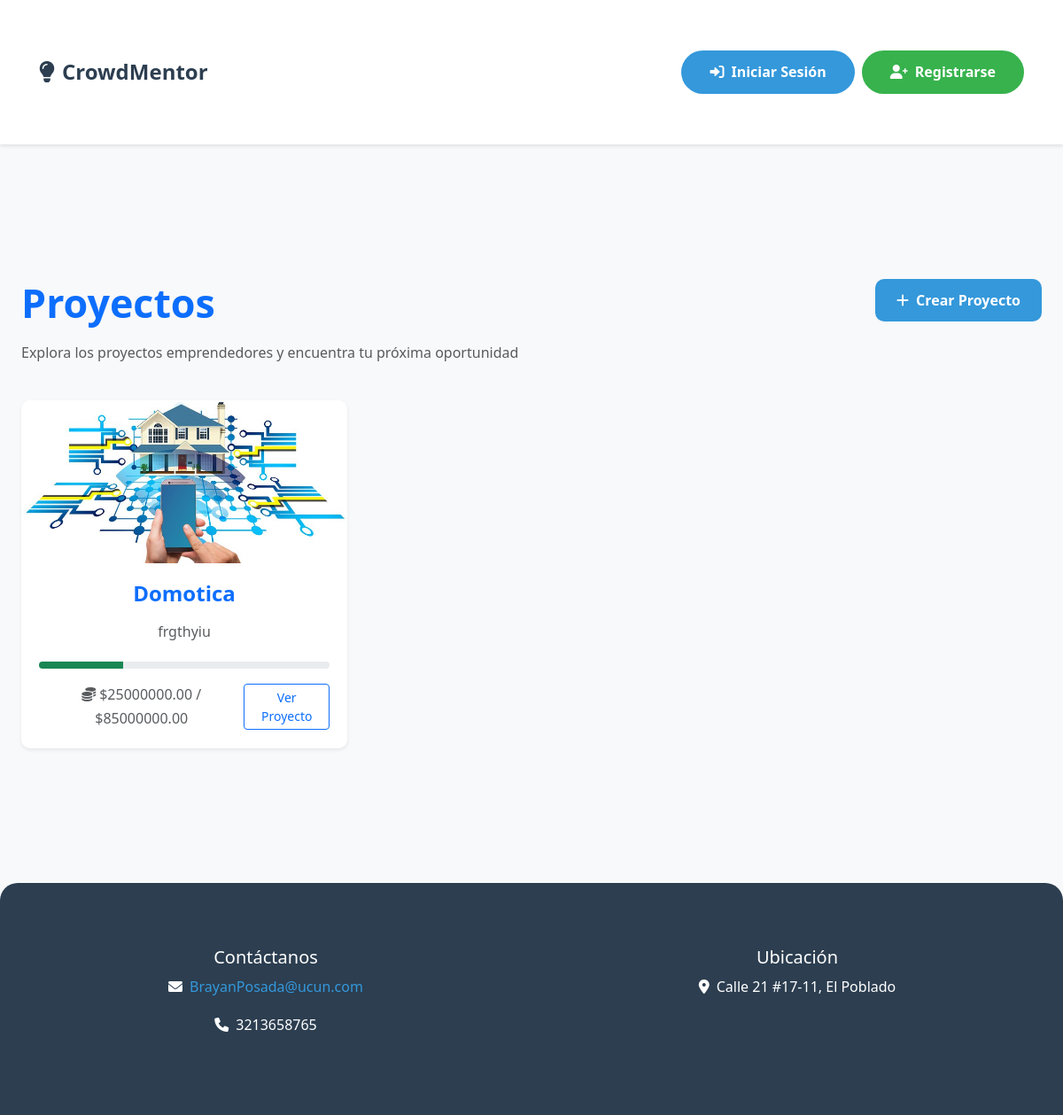
/projects/, run on the app's committed database.
### core/models.py (models this page shows, shortened)
class Project(models.Model):
    title = models.CharField(max_length=200)
    description = models.TextField()
    owner = models.ForeignKey(User, on_delete=models.CASCADE, related_name='projects')
    funding_goal = models.DecimalField(max_digits=10, decimal_places=2)
    amount_raised = models.DecimalField(max_digits=10, decimal_places=2, default=0)
    created_at = models.DateTimeField(default=timezone.now)
    image = models.ImageField(upload_to='projects/', blank=True, null=True)
    is_active = models.BooleanField(default=True)

### core/views.py (the view)
# urls.py: path('projects/', views.project_list, name='project_list'),
def project_list(request):
    projects = Project.objects.filter(is_active=True)
    return render(request, 'project_list.html', {'projects': projects})

### core/templates/project_list.html (shortened to what this page needs)
{% extends 'base.html' %}
{% load static %}
{% block content %}
<div class="container py-5">
    <div class="row mb-4">
        <div class="col-md-8">
            <h1 class="text-primary mb-3">Proyectos</h1>
            <p class="text-muted">Explora los proyectos emprendedores y encuentra tu próxima oportunidad</p>
        </div>
        <div class="col-md-4 text-end">
            <a href="{% url 'project_create' %}" class="btn btn-primary">
                <i class="fas fa-plus me-2"></i>Crear Proyecto
            </a>
        </div>
    </div>
    <div class="row g-4">
        {% for project in projects %}
            <div class="col-md-6 col-lg-4 animate__animated animate__fadeInUp delay-{{ forloop.counter0 }}">
                <div class="card h-100 border-0 shadow-sm">
                    {% if project.image %}
                        <img src="{{ project.image.url }}" class="card-img-top" alt="{{ project.title }}">
                    {% else %}
                        <div class="card-img-top bg-light d-flex align-items-center justify-content-center" style="height: 200px;">
                            <i class="fas fa-image fa-3x text-muted"></i>
                        </div>
                    {% endif %}
                    <div class="card-body">
                        <h5 class="card-title text-primary">{{ project.title }}</h5>
                        <p class="card-text text-muted">{{ project.description|truncatewords:30 }}</p>
                        <div class="progress mb-3" style="height: 8px;">
                            <div class="progress-bar bg-success" role="progressbar"
                                 style="width: {% widthratio project.amount_raised|default:0 project.funding_goal 100 %}%">
                            </div>
                        </div>
                        <div class="d-flex justify-content-between align-items-center">
                            <span class="text-muted">
                                <i class="fas fa-coins me-1"></i>${{ project.amount_raised|default:0 }} / ${{ project.funding_goal }}
                            </span>
                            <a href="{% url 'project_detail' project.id %}" class="btn btn-outline-primary btn-sm">
                                Ver Proyecto
                            </a>
                        </div>
                    </div>
                </div>
            </div>
        {% endfor %}
    </div>
</div>
{% endblock %}

### core/static/css/styles.css (style rules this page uses)
body { font-family: 'Montserrat', Arial, sans-serif; background-color: #f9fafb; color: #2d3748; line-height: 1.7; margin: 0; }
.container { max-width: 1200px; margin-top: 40px; margin-bottom: 40px; }
h1, h2, h3 { font-weight: 700; color: #ffffff; }
h1 { font-size: 2.8rem; margin-bottom: 25px; }
.card { border: none; border-radius: 15px; box-shadow: 0 8px 16px rgba(0, 0, 0, 0.1); transition: transform 0.3s ease, box-shadow 0.3s ease; background-color: #ffffff; }
.card-img-top { max-height: 250px; object-fit: cover; border-top-left-radius: 15px; border-top-right-radius: 15px; }
.card-body { padding: 20px; text-align: center; }
.card-title { font-size: 1.5rem; font-weight: 600; color: #1c7ed6; margin-bottom: 15px; }
.card-text { font-size: 1rem; color: #495057; margin-bottom: 20px; }
.btn-primary { background-color: #4c6ef5; border-color: #4c6ef5; font-weight: 600; padding: 12px 30px; border-radius: 10px; transition: background-color 0.3s ease, transform 0.2s ease; }

### core/static/css/home.css (style rules this page uses)
.card { transition: all var(--transition-speed) ease; border-radius: var(--border-radius); overflow: hidden; }
.animate__fadeInUp { animation: fadeInUp 0.5s ease-out forwards; }

### core/static/css/project_list.css (style rules this page uses)
.progress { background-color: #e9ecef; border-radius: var(--border-radius); overflow: hidden; }
.progress-bar { transition: width 1s ease; }

### core/static/css/project_detail.css (style rules this page uses)
.progress { background-color: #e9ecef; border-radius: var(--border-radius); overflow: hidden; }
.progress-bar { transition: width 1s ease; }
.btn-primary { transition: all var(--transition-speed) ease; }

### core/static/css/project_create.css (style rules this page uses)
.btn-primary { padding: 0.75rem 1.5rem; font-weight: 600; transition: all 0.3s ease; }

### core/templates/project_list.html (style rules this page uses)
.delay-0 { animation-delay: 0s; }

### data on the page
Project: image (picture), title "Domotica", description "frgthyiu", amount_raised "25000000.00", funding_goal "85000000.00"
